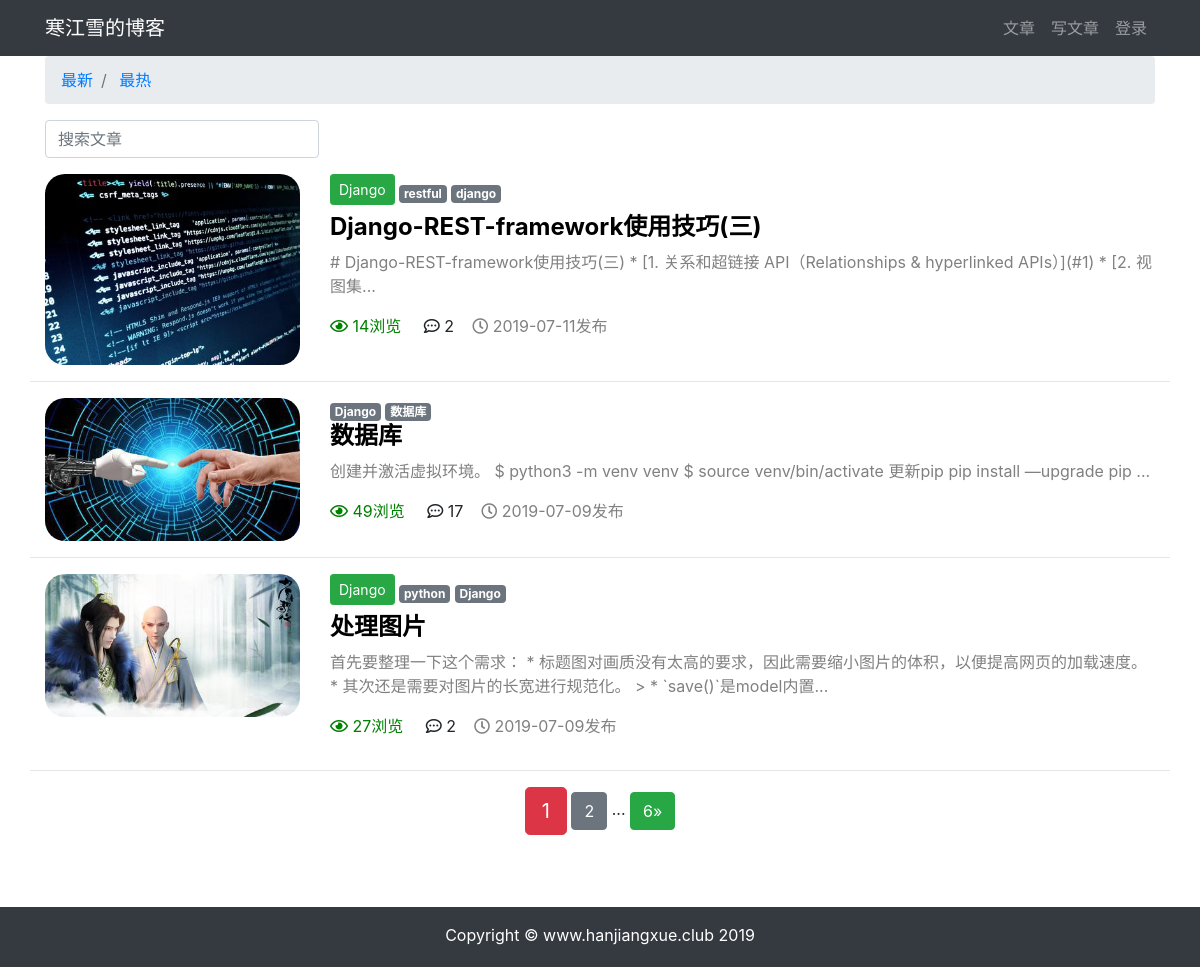
The app's page /article/article-list with its own data.
### article/models.py (models this page shows, shortened)
class ArticlePost(models.Model):
    author = models.ForeignKey(User, on_delete=models.CASCADE, verbose_name='文章')
    column = models.ForeignKey(ArticleColumn, null=True, blank=True, on_delete=models.CASCADE, related_name='article',
                               verbose_name='栏目')
    tags = TaggableManager(blank=True)
    avatar = models.ImageField(upload_to='article/%Y%m%d',blank=True)
    title = models.CharField(max_length=100, verbose_name='标题')
    body = models.TextField(verbose_name='正文')
    total_views = models.PositiveIntegerField(default=0,verbose_name='浏览量')
    created_time = models.DateTimeField(default=timezone.now, verbose_name='创建时间')
    update_time = models.DateTimeField(auto_now=True, verbose_name='更新时间')
    class Meta:
        ordering = ('-created_time',)  # 注意这里是元组（Tuple）
        verbose_name = "文章"
        verbose_name_plural = '文章'

class ArticleColumn(models.Model):
    title = models.CharField(max_length=200, blank=True, verbose_name='栏目标题')
    created = models.DateTimeField(default=timezone.now, verbose_name='栏目创建时间')
    def __str__(self):
        return self.title
    class Meta:
        verbose_name = '栏目'
        verbose_name_plural = '栏目'

### article/views.py (the view)
# urls.py: path('article-list', views.article_list, name='article_list'),
def article_list(request):
    search = request.GET.get('search')
    order = request.GET.get('order')
    column = request.GET.get('column')
    tag = request.GET.get('tag')
    article_list = ArticlePost.objects.all()
    if search:
        article_list = article_list.filter(
            Q(title__icontains=search)|
            Q(body__icontains=search)
        )
    else:
        search=''
    if column is not None and column.isdigit():
        article_list = article_list.filter(column=column)
    if tag and tag != 'None':
        article_list = article_list.filter(tags__name__in=[tag])
    if order == 'total_views':
        article_list = article_list.order_by('-total_views')
    paginator = Paginator(article_list, 3)
    page = request.GET.get('page')
    articles = paginator.get_page(page)
    context = {'articles': articles,
               'order': order,
               'search': search,
               'column': column,
               'tag': tag,
               }
    return render(request, 'article/list.html', context)

### templates/article/list.html (shortened to what this page needs)
{% extends 'base.html' %}
{% load staticfiles %}
{% block content %}
<div class="container">
    <nav aria-label="breadcrumb">
        <ol class="breadcrumb">
            <li class="breadcrumb-item">
                <a href="{% url 'article:article_list' %}?search={{ search }}&column={{ column }}&tag={{ tag }}">最新</a>
            </li>
            <li class="breadcrumb-item">
                <a href="{% url 'article:article_list' %}?order=total_views&search={{ search }}&column={{ column }}&tag={{ tag }}">最热</a>
            </li>
        </ol>
    </nav>
    <div class="row">
        <div class="col-auto mr-auto">
            <form class="form-inline">
                <input type="text" class="form-control mb-2 mr-sm-2" name="search" placeholder="搜索文章" required>
            </form>
        </div>
    </div>
      <div class="row mt-2">
          {% for article in articles %}
              {% if article.avatar %}
                  <div class="col-3">
                    <img src="{{ article.avatar.url }}" alt="avatar" style="max-width: 100%; border-radius: 20px">
                  </div>
              {% endif %}
           <div class="col">
               {% if article.column %}
                   <button type="button" class="btn btn-sm mb-2 btn-success"   href="{% url 'article:article_list' %}?tag={{ tag }}&column={{ column }} ">{{ article.column }}</button>
               {% endif %}
                <span>
                    {% for tag in article.tags.all %}
                        <a href="{% url 'article:article_list' %}?tag={{ tag }}&column={{ column }}" class="badge badge-secondary">{{ tag }}</a>
                    {% endfor %}
                </span>
               <h4 >
                   <b>
                       <a href="{% url 'article:article_detail' article.pk %}" style="color: black">{{ article.title }}</a>
                   </b>
               </h4>
               <div >
                   <p style="color: gray">{{ article.body|slice:'100' }}...</p>
               </div>
                <P>
                    <span style="color: green">
                        <i class="far fa-eye"></i>
                        {{ article.total_views }}浏览&nbsp;&nbsp;&nbsp;&nbsp;
                    </span>
                    <span>
                        <i class="far fa-comment-dots"></i>
                        {{ article.comments.count }}&nbsp;&nbsp;&nbsp;
                    </span>
                    <span style="color: grey">
                        <i class="far fa-clock"></i>
                        {{ article.created_time|date:'Y-m-d' }}发布&nbsp;&nbsp;&nbsp;
                    </span>
                </P>
           </div>
            <hr style="width: 100%;">
          {% endfor %}
      </div>
    <div class="paginator row">
        <div class="m-auto">
            <span class="step-links">
            <span class="current btn btn-danger btn-lg">{{ articles.number }}</span>
            {% if articles.has_next %}
                <a href="?page={{ articles.next_page_number }}&order={{ order }}&search={{ search }}&column={{ column }}&tag={{ tag }}" class="btn btn-secondary">{{ articles.next_page_number }}</a>
                <span>...</span>
                <a href="?page={{ articles.paginator.num_pages }}&order={{ order }}&search={{ search }}&column={{ column }}&tag={{ tag }}" class="btn btn-success"> {{ articles.paginator.num_pages }}&raquo;</a>
            {% endif %}
        </div>
    </div>
</div>
{% endblock content %}

### templates/base.html (style rules this page uses)
html, body { height: 100%; margin: 0; }

### records on screen
ArticlePost: avatar (picture), column "Django", title "Django-REST-framework使用技巧(三)", body "# Django-REST-framework使用技巧(三) * [1. 关系和超链接 API（Relationships & hyperlinked APIs）](#1) * [2. 视图集", total_views "14", comments.count "2", created_time "2019-07-11"
Tag: name "restful"
Tag: name "django"
ArticlePost: avatar (picture), title "数据库", body "创建并激活虚拟环境。 $ python3 -m venv venv $ source venv/bin/activate 更新pip pip install —upgrade pip", total_views "49", comments.count "17", created_time "2019-07-09"
Tag: name "Django"
Tag: name "数据库"
ArticlePost: avatar (picture), column "Django", title "处理图片", body "首先要整理一下这个需求： * 标题图对画质没有太高的要求，因此需要缩小图片的体积，以便提高网页的加载速度。 * 其次还是需要对图片的长宽进行规范化。 > * `save()`是model内置", total_views "27", comments.count "2", created_time "2019-07-09"
Tag: name "python"

### other values on screen
{{ articles.number }} "1"
{{ articles.next_page_number }} "2"
{{ articles.paginator.num_pages }} "6"
